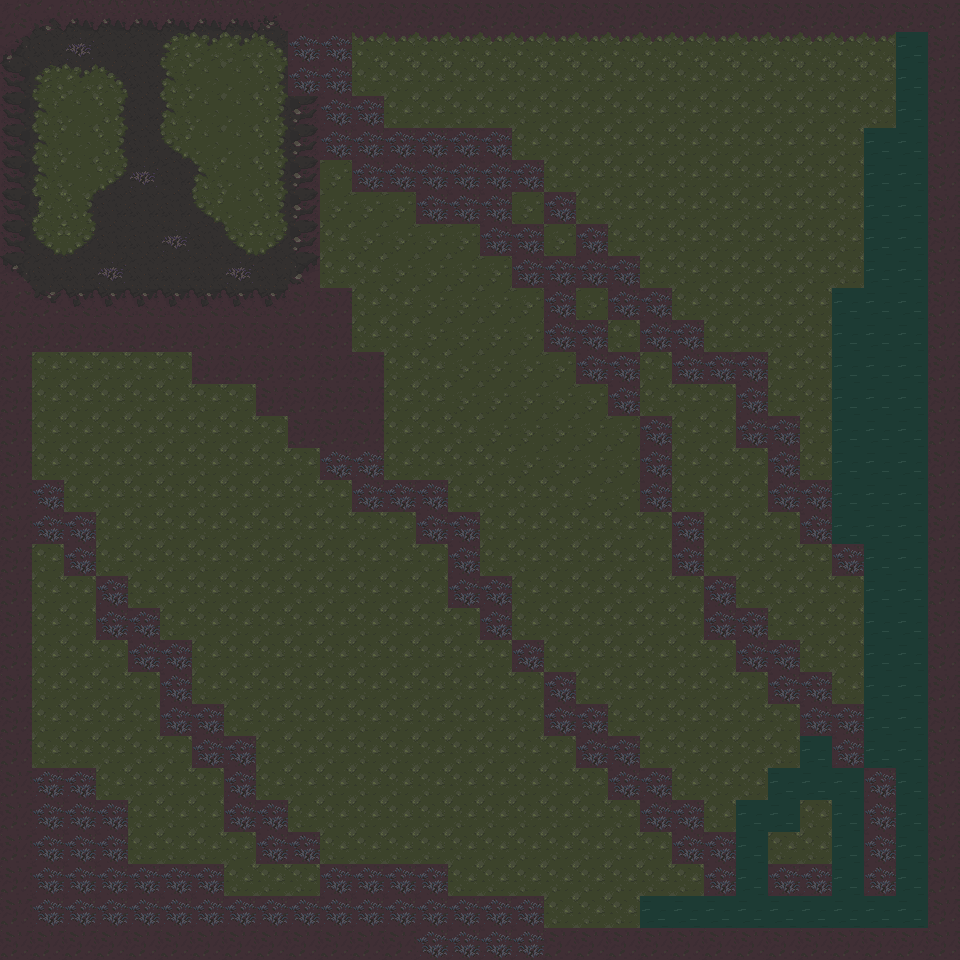

A level layout from a 2D game, rendered from its tile map. Below: a short description, then the map file with its tile-grid data intact:
An orthogonal 30x30 tile map with 32x32 px tiles, 1 tile layer (Слой тайлов 1).

<map version="1.10" tiledversion="1.11.2" orientation="orthogonal" renderorder="right-down" width="30" height="30" tilewidth="32" tileheight="32" infinite="0" nextlayerid="2" nextobjectid="1">
 <tileset firstgid="1" source="MainLev2.0.tsx" />
 <layer id="1" name="Слой тайлов 1" width="30" height="30">
  <data encoding="csv">
1535,1328,1329,1329,1329,1329,1329,1329,1330,1535,1586,1586,1586,1586,1586,1586,1586,1586,1586,1586,1586,1586,1586,1586,1586,1586,1586,1586,1586,1586,
1378,1431,2148,1431,1431,1638,1690,1690,1693,2207,2207,1686,1686,1686,1686,1686,1686,1686,1686,1686,1686,1686,1686,1686,1686,1686,1686,1686,2291,1586,
1429,1638,1690,1693,1431,1842,1743,1743,1795,2207,2207,1737,1737,1737,1737,1737,1737,1737,1737,1737,1737,1737,1737,1737,1737,1737,1737,1737,2291,1586,
1429,1842,1743,1795,1431,1842,1743,1743,1795,1433,2207,2207,1737,1737,1737,1737,1737,1737,1737,1737,1737,1737,1737,1737,1737,1737,1737,1737,2291,1586,
1429,1842,1743,1795,1431,1893,1743,1743,1795,1433,2207,2207,2207,2207,2207,2207,1737,1737,1737,1737,1737,1737,1737,1737,1737,1737,1737,2291,2291,1586,
1429,1842,1743,1948,2148,1431,1842,1743,1795,1433,1636,2207,2207,2207,2207,2207,2207,1737,1737,1737,1737,1737,1737,1737,1737,1737,1737,2291,2291,1586,
1429,1996,1795,1431,1431,1431,1893,1743,1795,1433,1636,1636,1636,2207,2207,2207,1636,2207,1737,1737,1737,1737,1737,1737,1737,1737,1737,2291,2291,1586,
1429,1893,1948,1431,1431,2148,1431,1893,1948,1433,1737,1636,1636,1636,1636,2207,2207,1636,2207,1737,1737,1737,1737,1737,1737,1737,1737,2291,2291,1586,
1480,1431,1431,2148,1431,1431,1431,2148,1431,1484,1737,1737,1636,1636,1636,1636,2207,2207,2207,2207,1737,1737,1737,1737,1737,1737,1737,2291,2291,1586,
1535,1532,1533,1533,1533,1533,1533,1533,1533,1586,1586,1737,1737,1636,1636,1636,1636,2207,1636,2207,2207,1737,1737,1737,1737,1737,2291,2291,2291,1586,
1586,1586,1586,1586,1586,1586,1586,1586,1586,1586,1586,1737,1737,1636,1636,1636,1636,2207,2207,1737,2207,2207,1737,1737,1737,1737,2291,2291,2291,1586,
1586,1737,1737,1737,1737,1737,1586,1586,1586,1586,1586,1586,1737,1737,1636,1636,1636,1636,2207,2207,1737,2207,2207,2207,1737,1737,2291,2291,2291,1586,
1586,1737,1737,1737,1737,1737,1737,1737,1586,1586,1586,1586,1737,1737,1636,1636,1636,1636,1636,2207,1737,1737,1737,2207,1737,1737,2291,2291,2291,1586,
1586,1737,1737,1737,1737,1737,1737,1737,1737,1586,1586,1586,1737,1737,1737,1636,1636,1636,1636,1636,2207,1737,1737,2207,2207,1737,2291,2291,2291,1586,
1586,1737,1737,1737,1737,1737,1737,1737,1737,1737,2207,2207,1737,1737,1737,1737,1636,1636,1636,1636,2207,1737,1737,1737,2207,1737,2291,2291,2291,1586,
1586,2207,1737,1737,1737,1737,1737,1737,1737,1737,1737,2207,2207,2207,1737,1737,1737,1737,1636,1636,2207,1737,1737,1737,2207,2207,2291,2291,2291,1586,
1586,2207,2207,1737,1737,1737,1737,1737,1737,1737,1737,1737,1737,2207,2207,1737,1737,1737,1737,1737,1737,2207,1737,1737,1737,2207,2291,2291,2291,1586,
1586,1737,2207,1737,1737,1737,1737,1737,1737,1737,1737,1737,1737,1737,2207,1737,1737,1737,1737,1737,1737,2207,1737,1737,1737,1737,2207,2291,2291,1586,
1586,1737,1737,2207,1737,1737,1737,1737,1737,1737,1737,1737,1737,1737,2207,2207,1737,1737,1737,1737,1737,1737,2207,1737,1737,1737,1737,2291,2291,1586,
1586,1737,1737,2207,2207,1737,1737,1737,1737,1737,1737,1737,1737,1737,1737,2207,1737,1737,1737,1737,1737,1737,2207,2207,1737,1737,1737,2291,2291,1586,
1586,1737,1737,1737,2207,2207,1737,1737,1737,1737,1737,1737,1737,1737,1737,1737,2207,1737,1737,1737,1737,1737,1737,2207,2207,1737,1737,2291,2291,1586,
1586,1737,1737,1737,1737,2207,1737,1737,1737,1737,1737,1737,1737,1737,1737,1737,1737,2207,1737,1737,1737,1737,1737,1737,2207,2207,1737,2291,2291,1586,
1586,1737,1737,1737,1737,2207,2207,1737,1737,1737,1737,1737,1737,1737,1737,1737,1737,2207,2207,1737,1737,1737,1737,1737,1737,2207,2207,2291,2291,1586,
1586,1737,1737,1737,1737,1737,2207,2207,1737,1737,1737,1737,1737,1737,1737,1737,1737,1737,2207,2207,1737,1737,1737,1737,1737,2291,2207,2291,2291,1586,
1586,2207,2207,1737,1737,1737,1737,2207,1737,1737,1737,1737,1737,1737,1737,1737,1737,1737,1737,2207,2207,1737,1737,1737,2291,2291,2291,2207,2291,1586,
1586,2207,2207,2207,1737,1737,1737,2207,2207,1737,1737,1737,1737,1737,1737,1737,1737,1737,1737,1737,2207,2207,1737,2291,2291,1737,2291,2207,2291,1586,
1586,2207,2207,2207,1737,1737,1737,1737,2207,2207,1737,1737,1737,1737,1737,1737,1737,1737,1737,1737,1737,2207,2207,2291,1737,1737,2291,2207,2291,1586,
1586,2207,2207,2207,2207,2207,2207,1737,1737,1737,2207,2207,2207,2207,1737,1737,1737,1737,1737,1737,1737,1737,2207,2291,2207,2207,2291,2207,2291,1586,
1586,2207,2207,2207,2207,2207,2207,2207,2207,2207,2207,2207,2207,2207,2207,2207,2207,1737,1737,1737,2291,2291,2291,2291,2291,2291,2291,2291,2291,1586,
1586,1586,1586,1586,1586,1586,1586,1586,1586,1586,1586,1586,1586,2207,2207,2207,2207,1586,1586,1586,1586,1586,1586,1586,1586,1586,1586,1586,1586,1586
</data>
 </layer>
</map>
